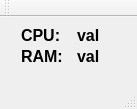
<?xml version="1.0" encoding="UTF-8"?>
<ui version="4.0">
 <class>GameToolGUI</class>
 <widget class="QMainWindow" name="GameToolGUI">
  <property name="geometry">
   <rect>
    <x>0</x>
    <y>0</y>
    <width>137</width>
    <height>109</height>
   </rect>
  </property>
  <property name="windowTitle">
   <string>GameToolGUI</string>
  </property>
  <widget class="QWidget" name="centralWidget">
   <widget class="QWidget" name="verticalLayoutWidget">
    <property name="geometry">
     <rect>
      <x>10</x>
      <y>0</y>
      <width>128</width>
      <height>58</height>
     </rect>
    </property>
    <layout class="QVBoxLayout" name="verticalLayout">
     <item>
      <layout class="QHBoxLayout" name="horizontalLayout_3">
       <item>
        <widget class="QLabel" name="label_cpu">
         <property name="font">
          <font>
           <pointsize>12</pointsize>
           <weight>75</weight>
           <bold>true</bold>
          </font>
         </property>
         <property name="text">
          <string>CPU:</string>
         </property>
        </widget>
       </item>
       <item>
        <widget class="QLabel" name="label_edit_cpu">
         <property name="font">
          <font>
           <pointsize>12</pointsize>
           <weight>75</weight>
           <bold>true</bold>
          </font>
         </property>
         <property name="text">
          <string>val</string>
         </property>
        </widget>
       </item>
      </layout>
     </item>
     <item>
      <layout class="QHBoxLayout" name="horizontalLayout">
       <item>
        <widget class="QLabel" name="label_ram">
         <property name="font">
          <font>
           <pointsize>12</pointsize>
           <weight>75</weight>
           <bold>true</bold>
          </font>
         </property>
         <property name="text">
          <string>RAM:</string>
         </property>
        </widget>
       </item>
       <item>
        <widget class="QLabel" name="label_edit_ram">
         <property name="font">
          <font>
           <pointsize>12</pointsize>
           <weight>75</weight>
           <bold>true</bold>
          </font>
         </property>
         <property name="text">
          <string>val</string>
         </property>
        </widget>
       </item>
      </layout>
     </item>
    </layout>
   </widget>
  </widget>
  <widget class="QMenuBar" name="menuBar">
   <property name="geometry">
    <rect>
     <x>0</x>
     <y>0</y>
     <width>137</width>
     <height>20</height>
    </rect>
   </property>
  </widget>
  <widget class="QToolBar" name="mainToolBar">
   <attribute name="toolBarArea">
    <enum>TopToolBarArea</enum>
   </attribute>
   <attribute name="toolBarBreak">
    <bool>false</bool>
   </attribute>
  </widget>
  <widget class="QStatusBar" name="statusBar"/>
 </widget>
 <layoutdefault spacing="6" margin="11"/>
 <resources/>
 <connections/>
</ui>
